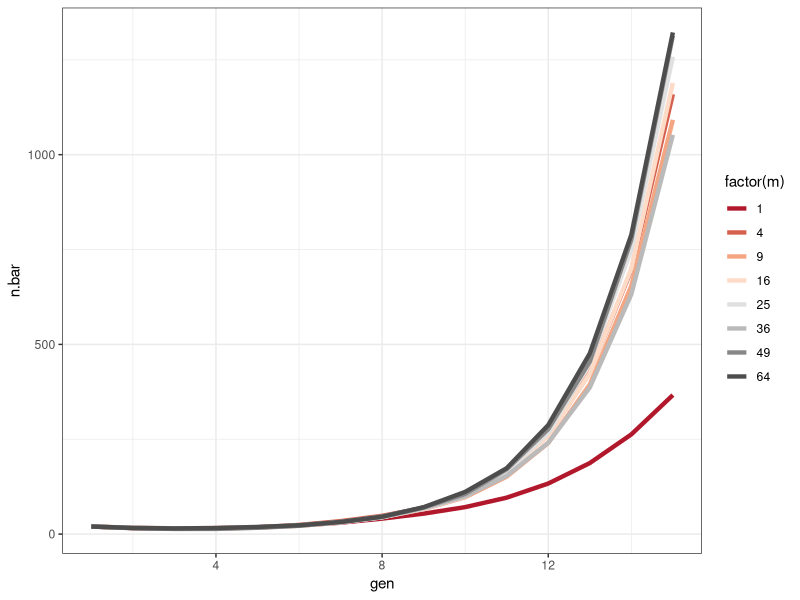
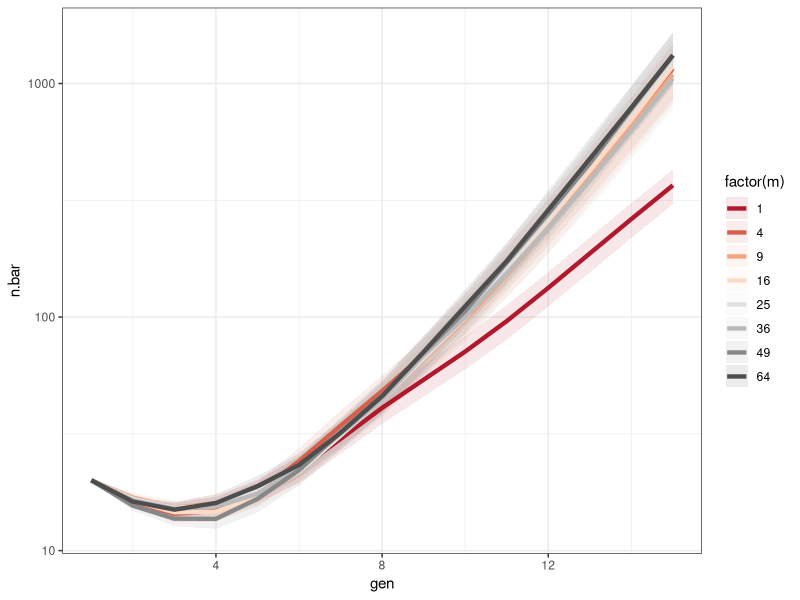
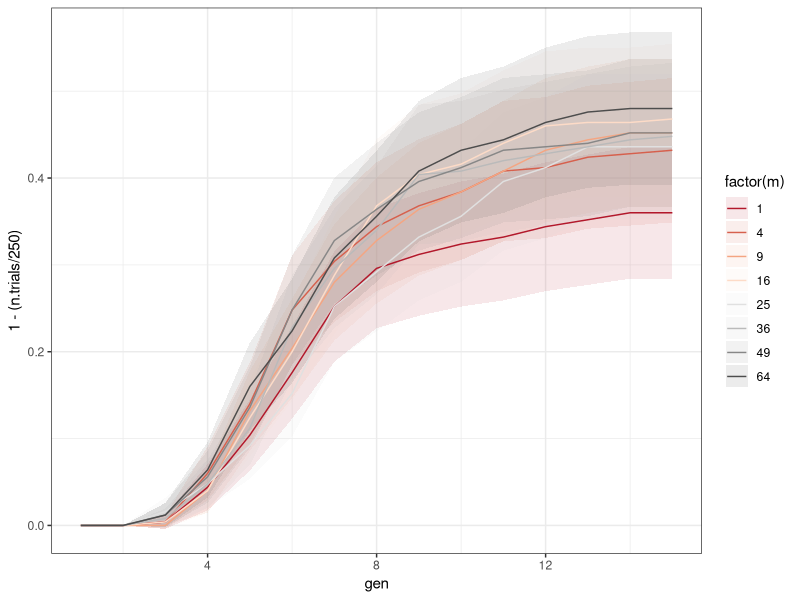
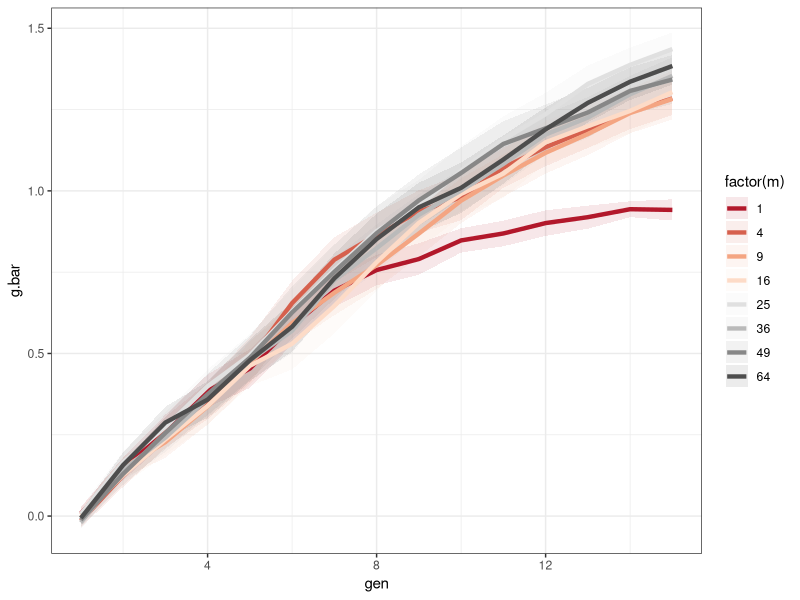
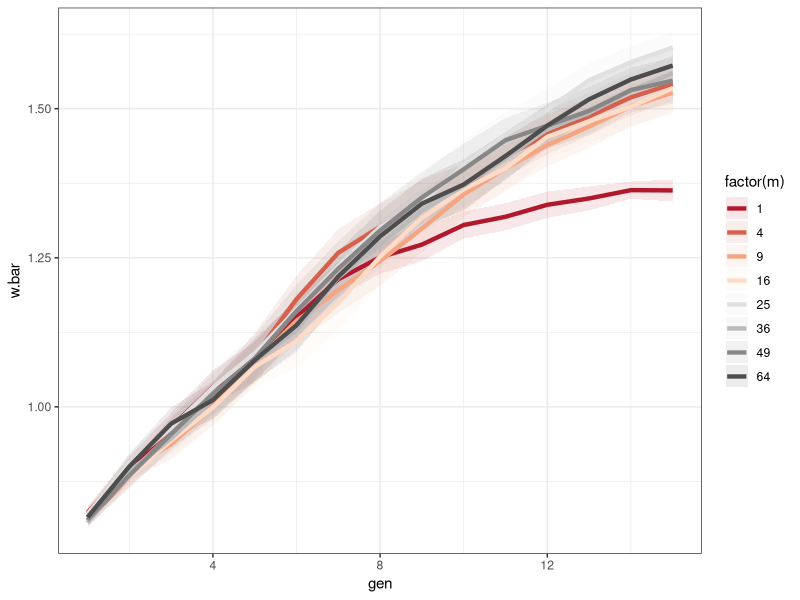
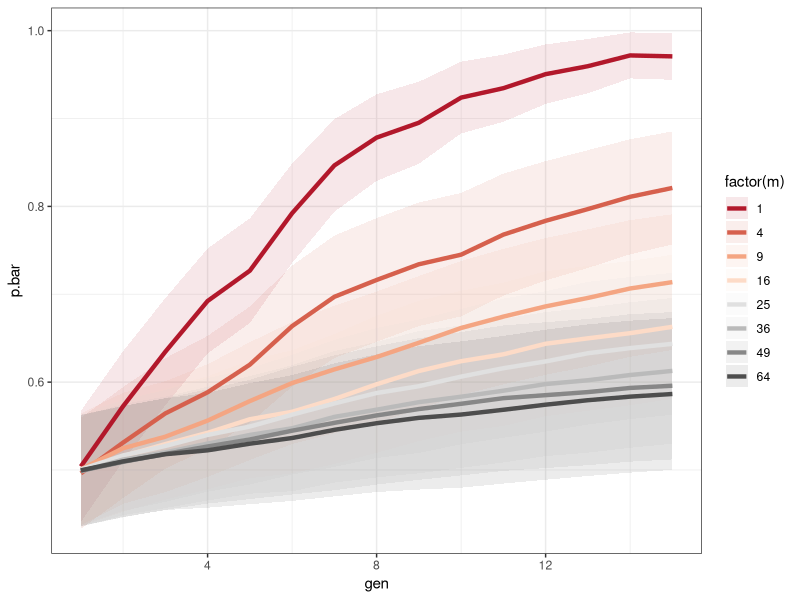
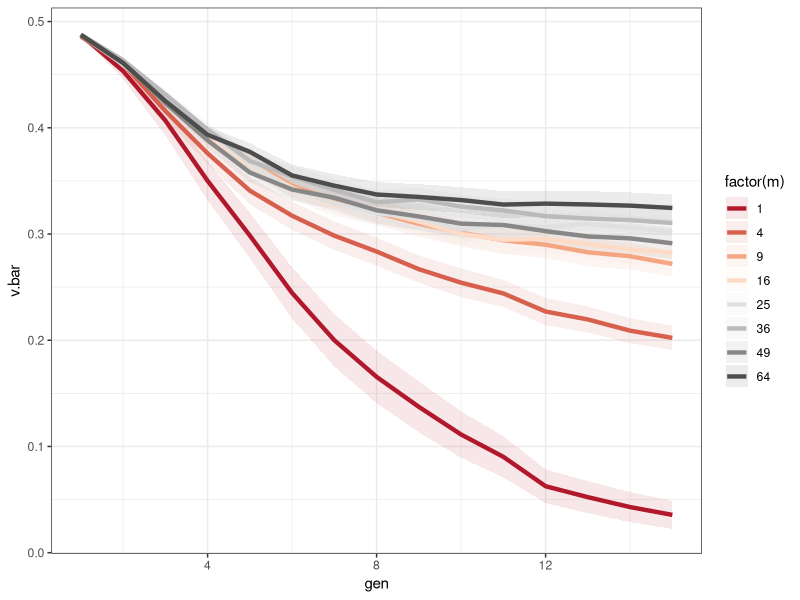
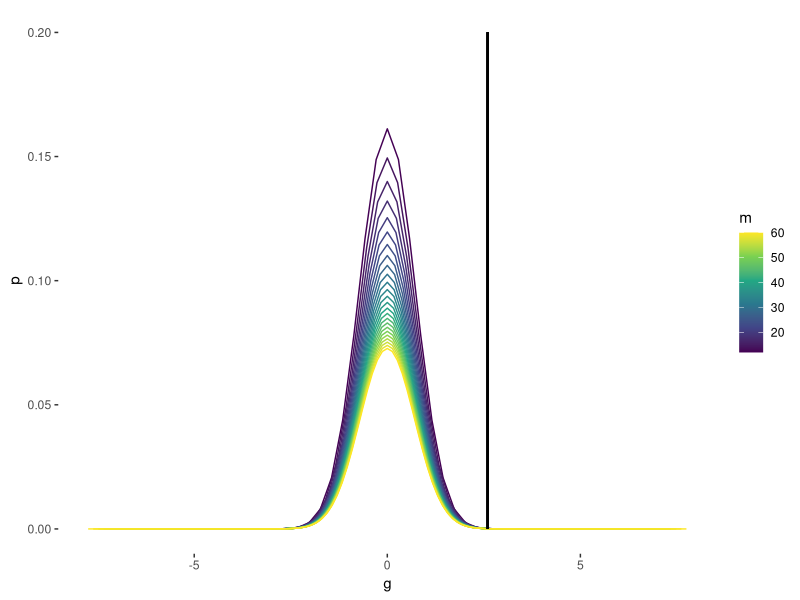

Generate these figures, in order, with R:
# Evaluating a script which iterates population dynamics for several genomes
# (i.e., several $m$ values)
# Script which generated this data: test_sim_n.R
# (this was run on melb2 on April 14)
# SN April 14 2020

library(ggplot2)
library(dplyr)
library(tidyr)

rm(list = ls())

# Read in data

testm = read.csv('test_m.csv')

head(testm)
nrow(testm)

table(testm$m)
table(testm$gen)

# Make a ggplot object.

ggm  = ggplot(testm)
ggmt = ggplot(testm, aes(x = gen))

### First: plot population sizes

ggmt +
  geom_line(aes(y = n.bar, group = factor(m), colour = factor(m)),
            size = 1.5) +
  scale_color_brewer(palette = 'RdGy') +
  theme_bw()

ggmt +
  geom_ribbon(aes(ymin = n.bar + 2 * sqrt(n.var / n.trials),
                  ymax = n.bar - 2 * sqrt(n.var / n.trials),
                  fill = factor(m), group = m),
              alpha = 0.1) +
  geom_line(aes(y = n.bar, group = factor(m), colour = factor(m)),
            size = 1.5) +
  scale_color_brewer(palette = 'RdGy') +
  scale_fill_brewer(palette = 'RdGy') +
  scale_y_log10() +
  theme_bw()

# Large error bars, but, looks like for sufficiently large $m$ (>4) dynamics are
# the same.

### Plot extinction probabilities

ggmt +
  geom_ribbon(aes(ymin = 1 - (n.trials/250) + 2 * sqrt((n.trials/250)*(1- n.trials/250) / n.trials),
                  ymax = 1 - (n.trials/250) - 2 * sqrt((n.trials/250)*(1- n.trials/250) / n.trials),
                  fill = factor(m), group = m),
              alpha = 0.1) +
  geom_line(aes(y = 1 - (n.trials / 250), group = factor(m), colour = factor(m))) +
  scale_color_brewer(palette = 'RdGy') +
  scale_fill_brewer(palette = 'RdGy') +
  theme_bw()
  

### Now, plot genetic values

ggmt +
  geom_ribbon(aes(ymin = g.bar + 2 * sqrt(g.var / n.trials),
                  ymax = g.bar - 2 * sqrt(g.var / n.trials),
                  fill = factor(m), group = m),
              alpha = 0.1) +
  geom_line(aes(y = g.bar, group = factor(m), colour = factor(m)),
            size = 1.5) +
  scale_color_brewer(palette = 'RdGy') +
  scale_fill_brewer(palette = 'RdGy') +
  theme_bw()

# man I need to run more trials.
# Generally... evidence of increasing speed of adaptation?
# I.e., more loci means a slightly more rapid rate of genotypic increase.
# However, differences are quite small as $m$ grows.

### Plot mean fitnesses

ggmt +
  geom_ribbon(aes(ymin = w.bar + 2 * sqrt(w.var / n.trials),
                  ymax = w.bar - 2 * sqrt(w.var / n.trials),
                  fill = factor(m), group = m),
              alpha = 0.1) +
  geom_line(aes(y = w.bar, group = factor(m), colour = factor(m)),
            size = 1.5) +
  scale_color_brewer(palette = 'RdGy') +
  scale_fill_brewer(palette = 'RdGy') +
  theme_bw()

# Data is coarse but it looks like the rate at which these populations approach
# w.bar > 1 is about the same regardless of $m$, but there's a levelling off
# that happens for small $m$, likely as a population with few loci saturates its
# postive alleles (i.e., there's an upper limit to how positive the genotypic
# values can get).

### Plot allele frequencies.

ggmt +
  geom_ribbon(aes(ymin = p.bar + 2 * sqrt(p.bar*(1-p.bar) / n.trials),
                  ymax = p.bar - 2 * sqrt(p.bar*(1-p.bar) / n.trials),
                  fill = factor(m), group = m),
              alpha = 0.1) +
  geom_line(aes(y = p.bar, group = factor(m), colour = factor(m)),
            size = 1.5) +
  scale_color_brewer(palette = 'RdGy') +
  scale_fill_brewer(palette = 'RdGy') +
  theme_bw()

### Plot genetic variance

ggmt +
  geom_ribbon(aes(ymin = v.bar + 2 * sqrt(v.var / n.trials),
                  ymax = v.bar - 2 * sqrt(v.var / n.trials),
                  fill = factor(m), group = m),
              alpha = 0.1) +
  geom_line(aes(y = v.bar, group = factor(m), colour = factor(m)),
            size = 1.5) +
  scale_color_brewer(palette = 'RdGy') +
  scale_fill_brewer(palette = 'RdGy') +
  theme_bw()

# Synthesis:
# As shown below, a small number of loci (m) is very constraining for changing
# allele frequencies. For a fixed phenotypic optimum (theta), as the number of
# loci increases, the max genotypic number increases (in this model). Related to
# this, the mean genotype needed to reach this optimum decreases (i.e., slowly
# approaches p = 1/2) as the number of loci increases. Th consequences of this
# are two-fold: 1) change in allele freuqency over time is much slower (because
# it's approaching a lower optimum) and 2) there's less loss of genetic
# diversity, as allele frequencies are closer to parity and the probability of
# fixation occurring is smaller.
# An interesting pattern: for a very small number of loci, population growth is
# smaller than for a larger number of loci. But, curiously, the probability of
# extinction is smaller as $m$ grows. I don't have a great explanation for this;
# it could be because it's faster (easier) to reach the new phenotypic optimum;
# however, concurrently there's a larger loss in phenotypic diversity when the
# number of loci is small; this may inhibit population growth.

# Plot initial allele distribution (p = 0.5) as $m$ changes

rm(list = ls())

li = vector('list', 25)

for (m in 10 + 2*(1:25)) {
  li[[m]] = data.frame(g = ((0:(2*m)) - m) / sqrt(m) ,
                       p = dbinom(0:(2*m), p = 1/2, size = 2*m),
                       m = rep(m, 2*m + 1))
}

lim = do.call(li, what = rbind)

ggplot(lim) +
  geom_line(aes(x = g, y = p, group = m, colour = m)) +
  geom_segment(aes(x = 2.6, xend = 2.6, y = 0, yend = 0.2)) +
  scale_color_viridis_c() +
  theme(panel.background = element_blank())

ggplot(lim) +
  geom_line(aes(x = g, y = p, group = m)) +
  geom_segment(aes(x = 2.6, xend = 2.6, y = 0, yend = 0.2)) +
  theme(panel.background = element_blank(),
        legend.position = 'none') +
  facet_wrap(~ m)


# Plot allele distribution when the mean population genotypic value
# is theta (2.6)

litheta = vector('list', 25)

for (m in 10 + 2*(1:25)) {
  litheta[[m]] = data.frame(g = ((0:(2*m)) - m) / sqrt(m) ,
                            p = dbinom(0:(2*m), p = 1/2*(2.6/sqrt(m) + 1), size = 2*m),
                            m = rep(m, 2*m + 1))
}

limtheta = do.call(litheta, what = rbind)

ggplot(limtheta) +
  geom_line(aes(x = g, y = p, group = m, colour = m)) +
  geom_segment(aes(x = 2.6, xend = 2.6, y = 0, yend = 0.2)) +
  scale_color_viridis_c() +
  theme(panel.background = element_blank())

ggplot(limtheta) +
  geom_line(aes(x = g, y = p, group = m)) +
  geom_segment(aes(x = 2.6, xend = 2.6, y = 0, yend = 0.2)) +
  theme(panel.background = element_blank(),
        legend.position = 'none') +
  facet_wrap(~ m)
